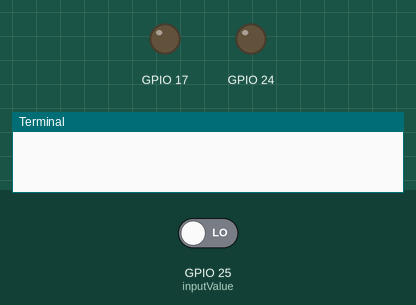
This program was run on a simulated Raspberry Pi (BCM pin numbers). Shown: output pins drawn as LEDs (lit = HIGH), the last lines printed to the terminal. Dashed ring = blinking. The test bench sets the inputs (shaded band); at power-on: GPIO 25 (inputValue) LOW.

Above: at 1.2 s.
1.3 s: GPIO 25 (inputValue) driven HIGH
At 1.47 s:
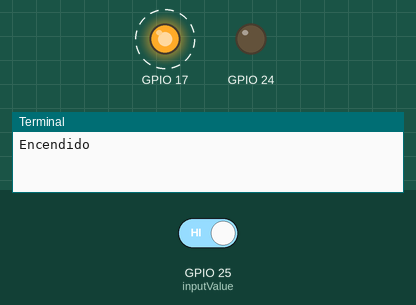
4.3 s: GPIO 25 (inputValue) driven LOW
At 5.1 s:
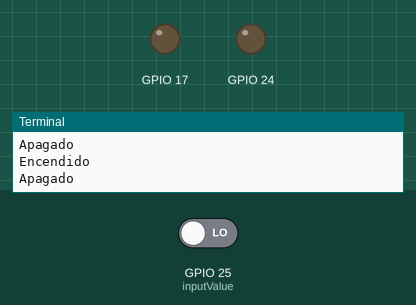
Timing chart, 0 to 7.3 s (numbered marks = the images above; inputs shaded):
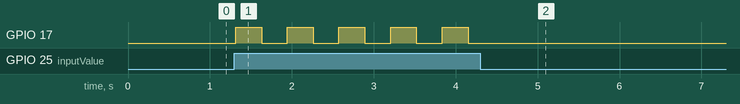

Measured:
- after the input at 1.3 s, GPIO 17: alternates HIGH for 0.32 s and LOW for 0.32 s, starting at once
- after the input at 4.3 s, GPIO 17: stops changing and stays LOW

The program:

switchRele.py
```python
import RPi.GPIO as GPIO
import time
import os
GPIO.setmode(GPIO.BCM)
GPIO.setup(25, GPIO.IN)
GPIO.setup(17, GPIO.OUT)
while True:
    while True:
        inputValue = GPIO.input(25)
        if (inputValue == True):
            os.system('sudo gpio -g mode 24 in')
            GPIO.output(17, GPIO.HIGH)
            print("Encendido")
            time.sleep(0.3)
            break
    while True:
        inputValue = GPIO.input(25)
        if (inputValue == True):
            os.system('sudo gpio -g mode 24 out')
            GPIO.output(17, GPIO.LOW)
            print("Apagado")
            time.sleep(0.3)
            break
    #GPIO.cleanup()
#i=0
#while True:
#    i=i+1
#    time.sleep(1)
```
